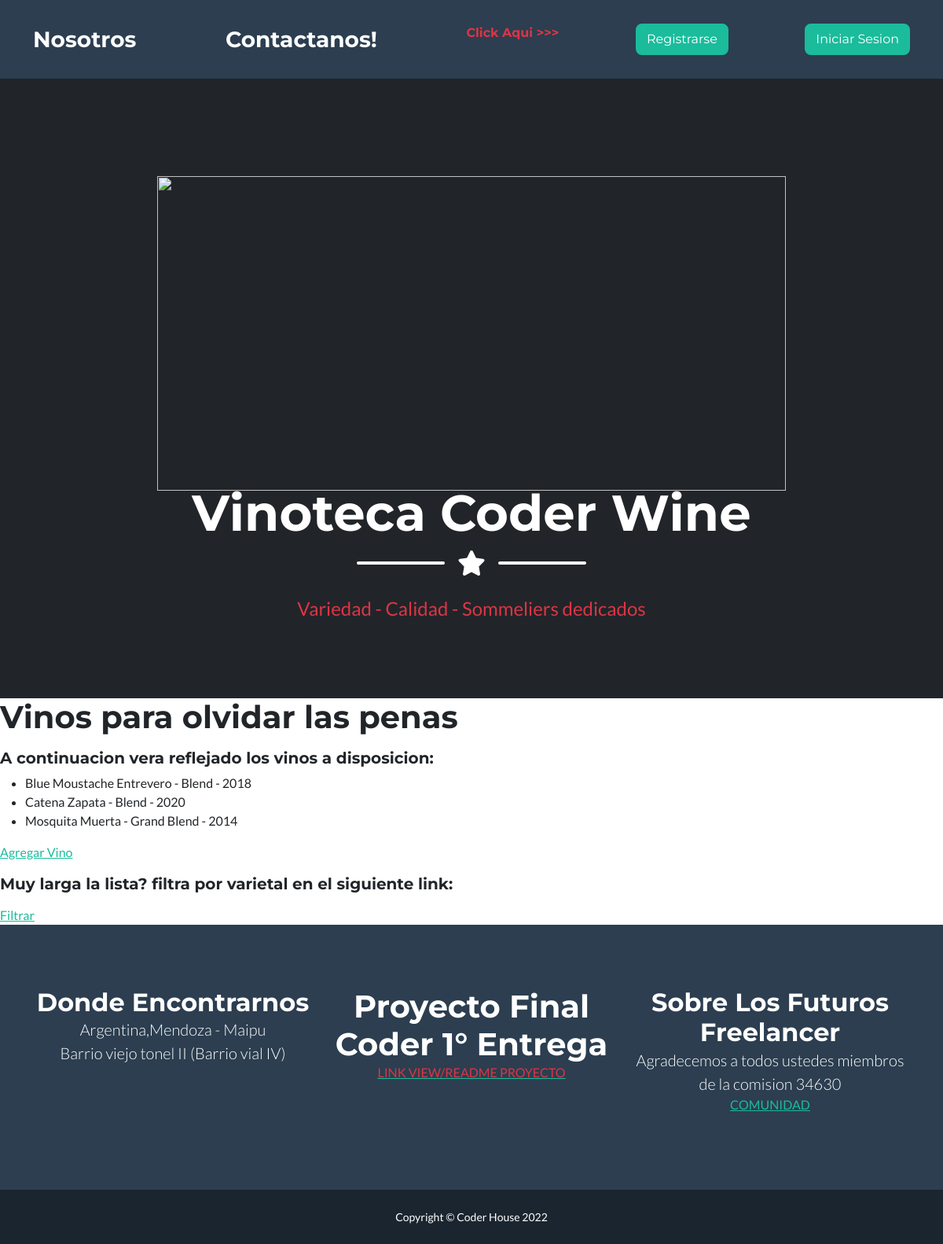
Page /app-coder/lista-vino/ on the earlier database version.
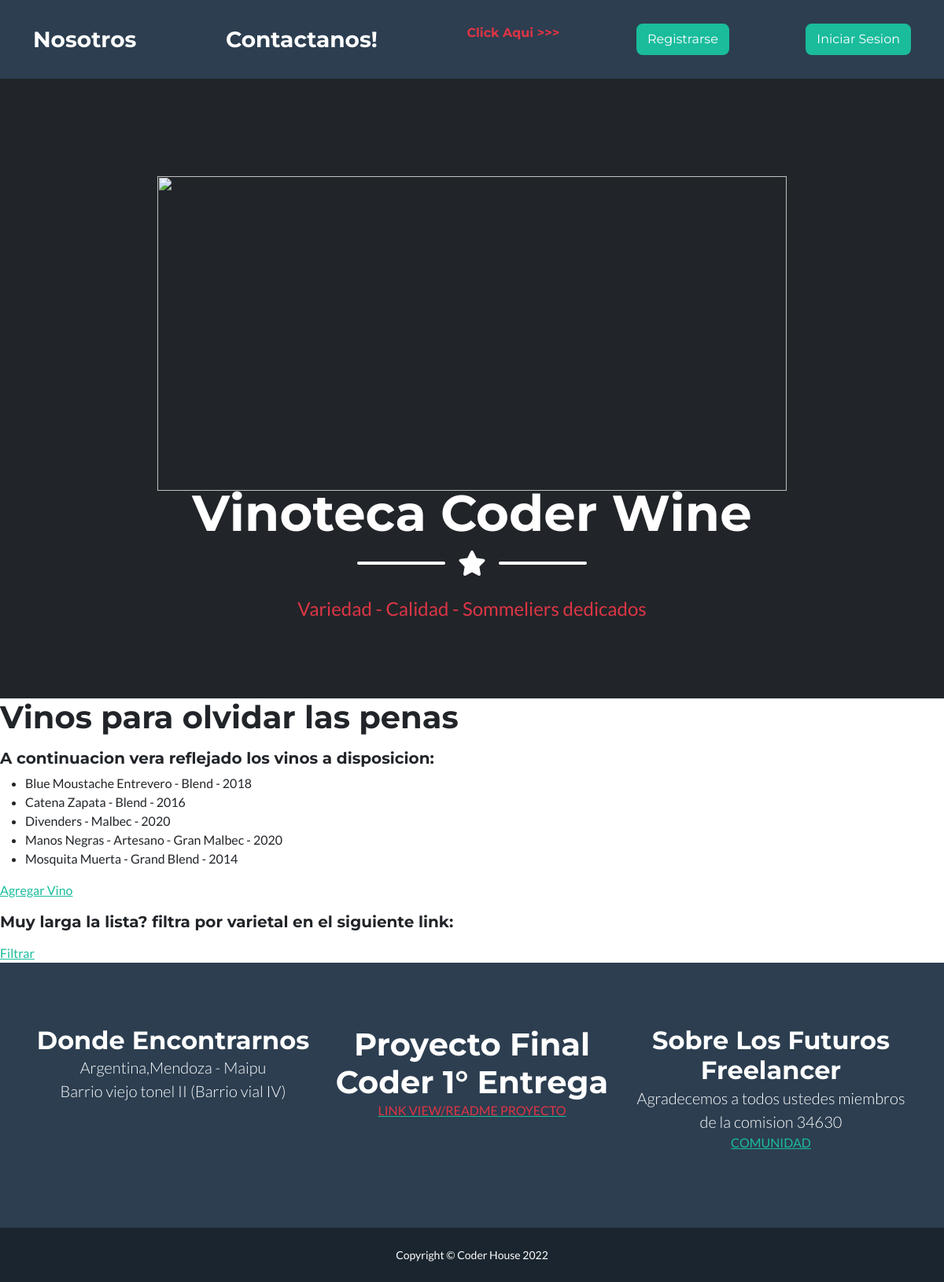
Same page on the later database version.
### AppCoder/models.py (models this page shows, shortened)
class Vino(models.Model):
    nombre = models.CharField(max_length=50)
    varietal = models.CharField(max_length=50)
    añada = models.IntegerField()
    class Meta:
        verbose_name= 'Mis Vino'
        ordering = ['nombre', 'varietal','añada',]
        unique_together = ['nombre', 'varietal','añada',]

### AppCoder/views.py (the view)
# urls.py: path('lista-vino/', lista_vino, name="Lista-Vinos"),
def lista_vino(request):
    lista= Vino.objects.all()
    return render(request, "Lista_vino.html", {"lista_vino": lista})

### AppCoder/templates/lista_vino.html (shortened to what this page needs)
{% extends 'padre.html' %}
{% load static %}
{% block contenidoQueCambia %}
<h1>Vinos para olvidar las penas</h1>
<h5> A continuacion vera reflejado los vinos a disposicion: </h5>
<ul>
    {% for vino in lista_vino  %}
        <li>{{vino.nombre}} - {{vino.varietal}} - {{vino.añada}}</li>
    {% endfor %}
</ul>
<a href="{% url 'Vinos' %}">Agregar Vino</a>
<h5> Muy larga la lista? filtra por varietal en el siguiente link:</h5>
<a href="{% url 'BusquedaVarietal' %}">Filtrar</a>
{% endblock contenidoQueCambia %}

Differences in the rows shown:
changed Vino "Catena Zapata": añada "2020" → "2016"
added Vino: nombre "Divenders", varietal "Malbec", añada "2020"
added Vino: nombre "Manos Negras", varietal "Artesano - Gran Malbec", añada "2020"
